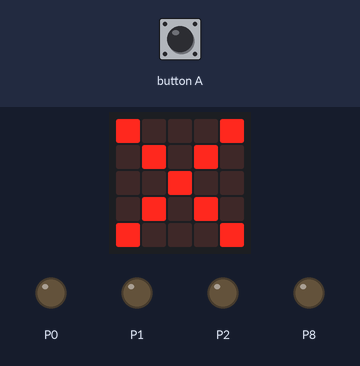
A program run on a simulated BBC micro:bit running MicroPython. On the bench: the board's 5×5 LED display, output pins drawn as LEDs (lit = HIGH). Dashed ring = blinking. Inputs (shaded band) come from the test bench.

Above: at 1.2 s.
1.3 s: button A pressed for 0.15 s
At 1.45 s:
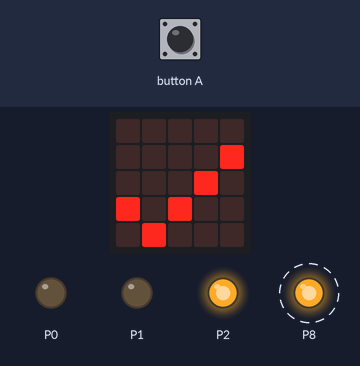
2.0 s: button A pressed for 1 s
At 2.8 s:
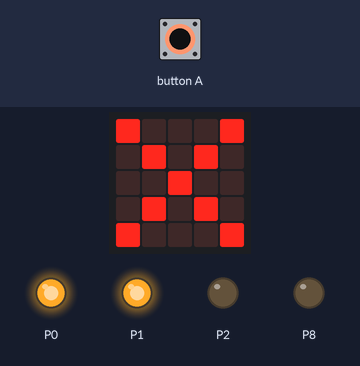
4.5 s: button A pressed for 3.2 s
At 4.75 s:
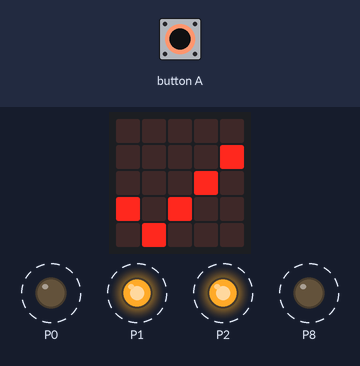
Timing chart, 0 to 14.3 s (numbered marks = the images above; inputs shaded):
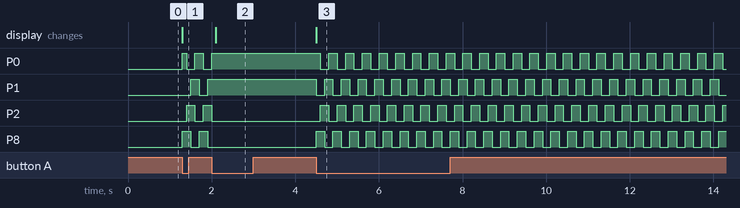

The program:

monorail.py
```python
# Add your Python code here. E.g.
from microbit import *

mode = 0

pin0.write_digital(0)
pin1.write_digital(0)
pin2.write_digital(0)
pin8.write_digital(0)

display.show(Image.NO)

def avancer():
    pin0.write_digital(1)
    pin1.write_digital(0)
    pin2.write_digital(0)
    pin8.write_digital(1)
    sleep(100)
    pin0.write_digital(0)
    pin1.write_digital(0)
    pin2.write_digital(1)
    pin8.write_digital(1)
    sleep(100)
    pin0.write_digital(0)
    pin1.write_digital(1)
    pin2.write_digital(1)
    pin8.write_digital(0)
    sleep(100)
    pin0.write_digital(1)
    pin1.write_digital(1)
    pin2.write_digital(0)
    pin8.write_digital(0)
    sleep(100)


while True:

    if mode == 1:
        avancer()

    if button_a.was_pressed():
        if mode == 0:
            mode = 1
            display.show(Image.YES)
        elif mode == 1:
            mode = 0
            display.show(Image.NO)
```

Measured:
- after the input at 1.3 s, P0: LOW → HIGH at once, → LOW 0.10 s later, → HIGH 0.20 s later, → LOW 0.20 s later; P1: LOW → HIGH after 0.20 s, → LOW 0.20 s later, → HIGH 0.20 s later
- after the input at 2.0 s, P0: goes on until 2.0 s, then stays HIGH; P1: stops changing and stays HIGH; P2: goes on until 2.0 s, then stays LOW; P8: stops changing and stays LOW; the display: changes after 0.10 s (image 2)
- after the input at 4.5 s, P0, P2: alternates HIGH for 0.20 s and LOW for 0.20 s, starting after 0.10 s; P1, P8: alternates HIGH for 0.20 s and LOW for 0.20 s, starting at once; the display: changes at once (image 3)
